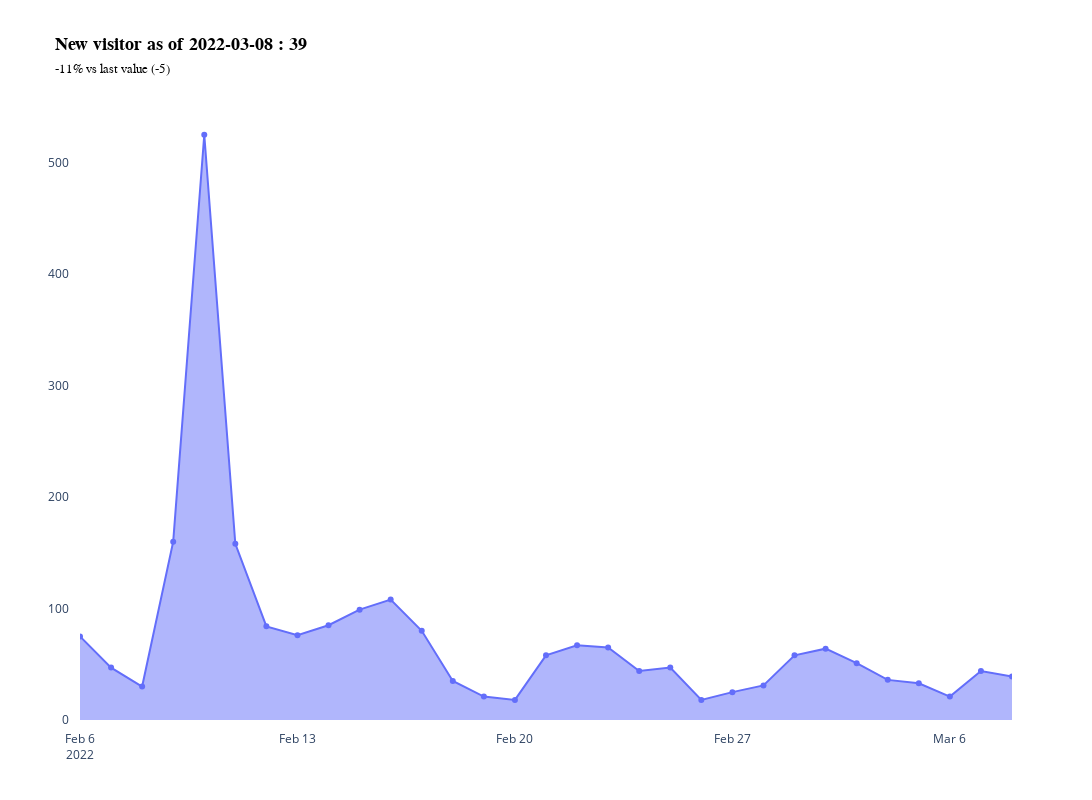

The notebook cell saved with this chart:
### Markdown cell above
### Plotting linechart

### Code cell
def create_linechart(df: pd.DataFrame, label, value, varv, varp, title):
    """
    Plot linechart as an area chart in Plotly.
    """
    # Prep data
    df["VALUE_D"] = df[value].map("{:,.0f}".format).str.replace(",", " ")
    df["VARV_D"] = df[varv].map("{:,.0f}".format).str.replace(",", " ")
    df.loc[df[varv] > 0, "VARV_D"] = "+" + df["VARV_D"]
    df["VARP_D"] = df[varp].map("{:,.0%}".format).str.replace(",", " ")
    df.loc[df[varp] > 0, "VARP_D"] = "+" + df["VARP_D"]    

    # Create hovertext
    df["TEXT"] = (f"<b>{title} as of " + df[label].astype(str) + " : " + df["VALUE_D"] + "</b><br><span style='font-size: 13px;'>" + df["VARP_D"] + " vs last value (" + df["VARV_D"] + ")</span>")
    
    # Get subtitle
    title_display = df.loc[df.index[-1], "TEXT"] 
    
    # Create data
    data = go.Scatter(
        x=df[label],
        y=df[value],
        stackgroup="one",
        text=df["TEXT"],
        hoverinfo="text",
    )
    
    # Create layout
    layout = go.Layout(
        title=title_display,
        title_font=dict(family="Arial", size=18, color="black"),
        plot_bgcolor="#ffffff",
        width=1200,
        height=800,
        margin_pad=10,
    )
    fig = go.Figure(data=data, layout=layout)
    fig.update_traces(mode='lines+markers')
    return fig

fig = create_linechart(df, "DATE", "VALUE", "VARV", "VARP", title)
fig

### Figure 1 — Plotly figure (JSON) as saved in the notebook; plotly's stock layout.template omitted (floating-point values rounded to 4 significant figures)
{"data": [{"hoverinfo": "text", "mode": "lines+markers", "stackgroup": "one", "text": ["<b>New visitor as of 2022-02-06 : 75</b><br><span style='font-size: 13px;'>+inf% vs last value (+75)</span>", "<b>New visitor as of 2022-02-07 : 47</b><br><span style='font-size: 13px;'>-37% vs last value (-28)</span>", "<b>New visitor as of 2022-02-08 : 30</b><br><span style='font-size: 13px;'>-36% vs last value (-17)</span>", "<b>New visitor as of 2022-02-09 : 160</b><br><span style='font-size: 13px;'>+433% vs last value (+130)</span>", "<b>New visitor as of 2022-02-10 : 525</b><br><span style='font-size: 13px;'>+228% vs last value (+365)</span>", "<b>New visitor as of 2022-02-11 : 158</b><br><span style='font-size: 13px;'>-70% vs last value (-367)</span>", "<b>New visitor as of 2022-02-12 : 84</b><br><span style='font-size: 13px;'>-47% vs last value (-74)</span>", "<b>New visitor as of 2022-02-13 : 76</b><br><span style='font-size: 13px;'>-10% vs last value (-8)</span>", "<b>New visitor as of 2022-02-14 : 85</b><br><span style='font-size: 13px;'>+12% vs last value (+9)</span>", "<b>New visitor as of 2022-02-15 : 99</b><br><span style='font-size: 13px;'>+16% vs last value (+14)</span>", "<b>New visitor as of 2022-02-16 : 108</b><br><span style='font-size: 13px;'>+9% vs last value (+9)</span>", "<b>New visitor as of 2022-02-17 : 80</b><br><span style='font-size: 13px;'>-26% vs last value (-28)</span>", "<b>New visitor as of 2022-02-18 : 35</b><br><span style='font-size: 13px;'>-56% vs last value (-45)</span>", "<b>New visitor as of 2022-02-19 : 21</b><br><span style='font-size: 13px;'>-40% vs last value (-14)</span>", "<b>New visitor as of 2022-02-20 : 18</b><br><span style='font-size: 13px;'>-14% vs last value (-3)</span>", "<b>New visitor as of 2022-02-21 : 58</b><br><span style='font-size: 13px;'>+222% vs last value (+40)</span>", "<b>New visitor as of 2022-02-22 : 67</b><br><span style='font-size: 13px;'>+16% vs last value (+9)</span>", "<b>New visitor as of 2022-02-23 : 65</b><br><span style='font-size: 13px;'>-3% vs last value (-2)</span>", "<b>New visitor as of 2022-02-24 : 44</b><br><span style='font-size: 13px;'>-32% vs last value (-21)</span>", "<b>New visitor as of 2022-02-25 : 47</b><br><span style='font-size: 13px;'>+7% vs last value (+3)</span>", "<b>New visitor as of 2022-02-26 : 18</b><br><span style='font-size: 13px;'>-62% vs last value (-29)</span>", "<b>New visitor as of 2022-02-27 : 25</b><br><span style='font-size: 13px;'>+39% vs last value (+7)</span>", "<b>New visitor as of 2022-02-28 : 31</b><br><span style='font-size: 13px;'>+24% vs last value (+6)</span>", "<b>New visitor as of 2022-03-01 : 58</b><br><span style='font-size: 13px;'>+87% vs last value (+27)</span>", "<b>New visitor as of 2022-03-02 : 64</b><br><span style='font-size: 13px;'>+10% vs last value (+6)</span>", "<b>New visitor as of 2022-03-03 : 51</b><br><span style='font-size: 13px;'>-20% vs last value (-13)</span>", "<b>New visitor as of 2022-03-04 : 36</b><br><span style='font-size: 13px;'>-29% vs last value (-15)</span>", "<b>New visitor as of 2022-03-05 : 33</b><br><span style='font-size: 13px;'>-8% vs last value (-3)</span>", "<b>New visitor as of 2022-03-06 : 21</b><br><span style='font-size: 13px;'>-36% vs last value (-12)</span>", "<b>New visitor as of 2022-03-07 : 44</b><br><span style='font-size: 13px;'>+110% vs last value (+23)</span>", "<b>New visitor as of 2022-03-08 : 39</b><br><span style='font-size: 13px;'>-11% vs last value (-5)</span>"], "type": "scatter", "x": ["2022-02-06T00:00:00", "2022-02-07T00:00:00", "2022-02-08T00:00:00", "2022-02-09T00:00:00", "2022-02-10T00:00:00", "2022-02-11T00:00:00", "2022-02-12T00:00:00", "2022-02-13T00:00:00", "2022-02-14T00:00:00", "2022-02-15T00:00:00", "2022-02-16T00:00:00", "2022-02-17T00:00:00", "2022-02-18T00:00:00", "2022-02-19T00:00:00", "2022-02-20T00:00:00", "2022-02-21T00:00:00", "2022-02-22T00:00:00", "2022-02-23T00:00:00", "2022-02-24T00:00:00", "2022-02-25T00:00:00", "2022-02-26T00:00:00", "2022-02-27T00:00:00", "2022-02-28T00:00:00", "2022-03-01T00:00:00", "2022-03-02T00:00:00", "2022-03-03T00:00:00", "2022-03-04T00:00:00", "2022-03-05T00:00:00", "2022-03-06T00:00:00", "2022-03-07T00:00:00", "2022-03-08T00:00:00"], "y": [75, 47, 30, 160, 525, 158, 84, 76, 85, 99, 108, 80, 35, 21, 18, 58, 67, 65, 44, 47, 18, 25, 31, 58, 64, 51, 36, 33, 21, 44, 39]}], "layout": {"height": 800, "margin": {"pad": 10}, "plot_bgcolor": "#ffffff", "title": {"font": {"color": "black", "family": "Arial", "size": 18}, "text": "<b>New visitor as of 2022-03-08 : 39</b><br><span style='font-size: 13px;'>-11% vs last value (-5)</span>"}, "width": 1200, "xaxis": {"autorange": true, "range": ["2022-02-06", "2022-03-08"], "type": "date"}, "yaxis": {"autorange": true, "range": [0, 556.2], "type": "linear"}}}
